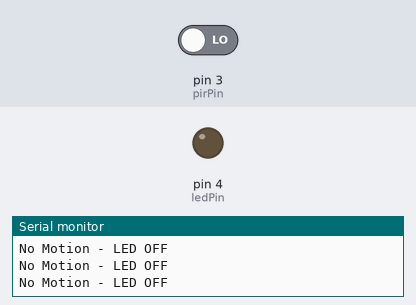
A sketch run on a simulated Arduino Uno, built with avr-gcc and run on an emulated ATmega328P. On the bench: output pins drawn as LEDs (lit = HIGH), the last lines printed to the serial monitor. The test bench sets the inputs (shaded band); at power-on: pin 3 (pirPin) LOW.

Above: at 1.2 s.
1.3 s: pin 3 (pirPin) driven HIGH
At 1.7 s:
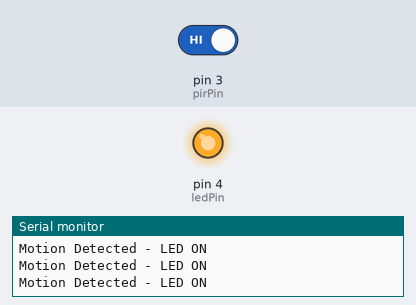
2.8 s: pin 3 (pirPin) driven LOW
At 4.2 s:
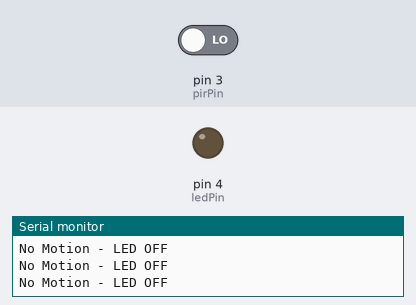
Timing chart, 0 to 5.8 s (numbered marks = the images above; inputs shaded):
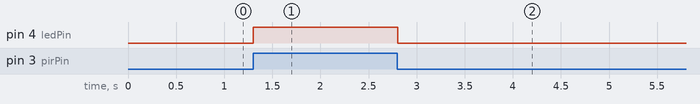

The sketch:

R18._PIR_Motion_Sensor-Activated_LED.ino
```cpp
/*
Components Used:
- Arduino Board
- Sensor Shield
- PIR Motion Sensor
- LED
- Breadboard
- Jumper Wires
*/

int pirPin = 3;  // PIR sensor connected to Pin 3 (Digital)
int ledPin = 4;  // LED connected to Pin 4

void setup() {
  pinMode(pirPin, INPUT);   // Set PIR sensor pin as input
  pinMode(ledPin, OUTPUT);  // Set LED pin as output
  Serial.begin(9600);       // Start Serial Monitor
}

void loop() {
  int motionState = digitalRead(pirPin); // Read PIR sensor value

  if (motionState == 1) {  // If motion is detected
    digitalWrite(ledPin, HIGH); // Turn ON LED
    Serial.println("Motion Detected - LED ON");
  } else {  // If no motion
    digitalWrite(ledPin, LOW);  // Turn OFF LED
    Serial.println("No Motion - LED OFF");
  }

  delay(100); // Small delay to avoid excessive serial output
}
```

Measured:
- after the input at 1.3 s, pin 4 (ledPin): LOW → HIGH at once
- after the input at 2.8 s, pin 4 (ledPin): HIGH → LOW at once
